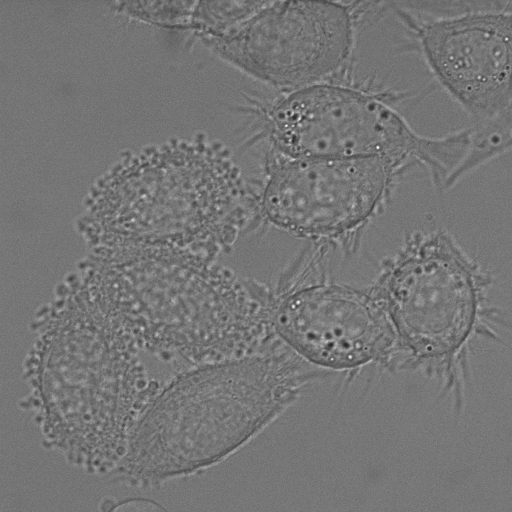
#> input picture COMP9517 20T2 Group Project Image Sequences/DIC-C2DH-HeLa/t001.tif, 512 x 512 px
$ python preprocessor.py 'COMP9517 20T2 Group Project Image Sequences/DIC-C2DH-HeLa/t001.tif' 5   (older library calls are emulated)
#> lines starting #> are read from the running program, lines starting #| are printed output that depends on the picture; after the words box and inside, x2 and y2 are one past the last pixel; in counts of white or black regions, pixels touching at a corner belong together
### contrast_stretcher.py
import cv2 as cv
import numpy as np


class ContrastStretcher:
    def __init__(self, image):
        self.image = image

    def stretch(self):
        min, max = self.image.min(), self.image.max()
        return ((self.image - min) / (max - min) * 255).astype(np.uint8)

### thresholder.py
import cv2 as cv


class Thresholder:
    def __init__(self, image, value):
        self.image = image
        self.value = value

    def threshold(self):
        _, result = cv.threshold(self.image, self.value, 255, cv.THRESH_BINARY)

        return result

### preprocessor.py
import cv2 as cv
import numpy as np
import sys
import time
import matplotlib.pyplot as plt

from contrast_stretcher import ContrastStretcher
from min_max_filter import MinMaxFilter
from otsu_thresholder import OtsuThresholder
from thresholder import Thresholder
from skimage.filters import frangi

import random as rng


class Preprocessor:
    FLUO_THRESHOLD = 129
    DIC_THRESHOLD = 5

    def __init__(self, image, mode):
        self.image = image
        self.mode = mode

    def preprocess(self):
        image = self.image
        kernel = np.ones((5, 5), np.uint8)
        if self.mode == 0:  # DIC
            image = frangi(image, sigmas=[15])
            image = ContrastStretcher(image).stretch()
            image = Thresholder(image, Preprocessor.DIC_THRESHOLD).threshold()
        if self.mode == 1:  # Fluo:
            image = Thresholder(image, Preprocessor.FLUO_THRESHOLD).threshold()
        else:       # PhC
            image = MinMaxFilter(image).filter()
            image = OtsuThresholder(image).threshold()

        # Morphology
        image = cv.morphologyEx(image, cv.MORPH_OPEN, kernel)
        image = cv.morphologyEx(image, cv.MORPH_CLOSE, kernel)
        return image


# Used for experiments
if __name__ == '__main__':
    image = cv.imread(sys.argv[1], cv.IMREAD_GRAYSCALE)
#> image is the input picture: shape (512, 512); min 37, max 250, mean 117.3
    cv.imwrite('results/original.png', image)          # TODO: remove

    # plt.hist(image.ravel(), 256, [0, 256])
    # plt.show()
    # sys.exit()

    kernel = np.ones((5, 5), np.uint8)
    mode = int(sys.argv[2])
    if mode == 1:    # Fluo
        image = Thresholder(image, 129).threshold()
        cv.imwrite('results/thresholded.png', image)
        image = cv.morphologyEx(image, cv.MORPH_OPEN, kernel)
        image = cv.morphologyEx(image, cv.MORPH_CLOSE, kernel)
        cv.imwrite('results/morphed.png', image)
    elif mode == 2:                   # PhC
        # [6 lines of commented-out code are left out]
        image = MinMaxFilter(image).filter()
        cv.imwrite('results/filtered.png', image)
        # image = ContrastStretcher(image).stretch()
        # cv.imwrite('results/post-stretched.png', image)
        image = OtsuThresholder(image).threshold()
        cv.imwrite('results/thresholded.png', image)
        image = cv.morphologyEx(image, cv.MORPH_OPEN, kernel)
        image = cv.morphologyEx(image, cv.MORPH_CLOSE, kernel)
        cv.imwrite('results/morphed.png', image)
    else:
        # [5 lines of commented-out code are left out]

        image = frangi(image, sigmas=[15])
        cv.imwrite('results/frangi.png', image)
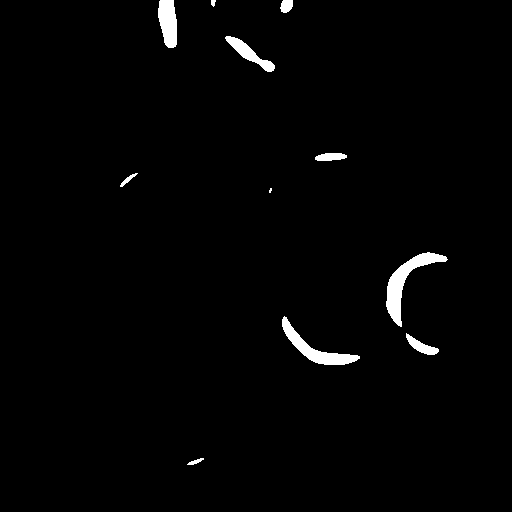
#> saved as frangi.png: shape (512, 512); values 0 (black) and 1 (white), 1.6% white; 11 white regions (1 under 20 px), largest, box (x1, y1, x2, y2) and area: (386, 252, 448, 327) 1220, (282, 316, 360, 365) 971, (158, 0, 177, 48) 724

        image = ContrastStretcher(image).stretch()
#> in stretch, `min, max = self.image.min(), self.image.max()`: min = 0; max = 0.849
#> in stretch, `return ((self.image - min) / (max - min) * 255).astype(np.uint8)`:
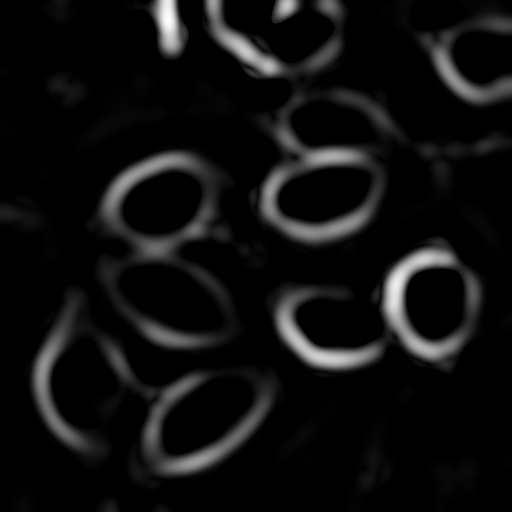
#> returned value: shape (512, 512); min 0, max 255, mean 15.8
        cv.imwrite('results/stretched.png', image)

        image = Thresholder(image, 5).threshold()
#> in threshold, `_, result = cv.threshold(self.image, self.value, 255, cv.THRESH_BINARY)`:
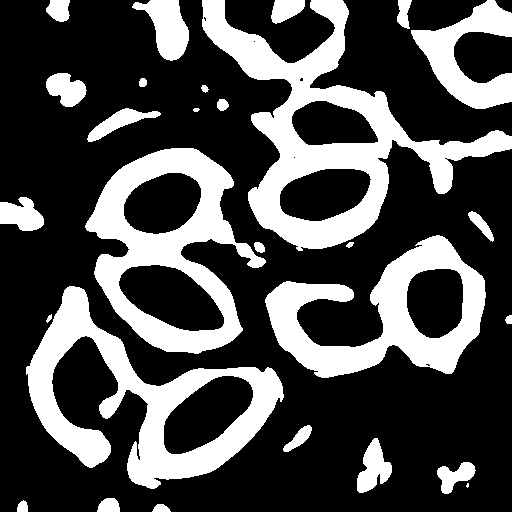
#> result: shape (512, 512); 29.6% white; 28 white regions (1 under 20 px), largest, box (x1, y1, x2, y2) and area: (202, 0, 512, 251) 20214, (26, 286, 284, 489) 16026, (85, 148, 266, 354) 14370
        cv.imwrite('results/thresholded.png', image)

        image = cv.morphologyEx(image, cv.MORPH_OPEN, kernel, iterations=2)
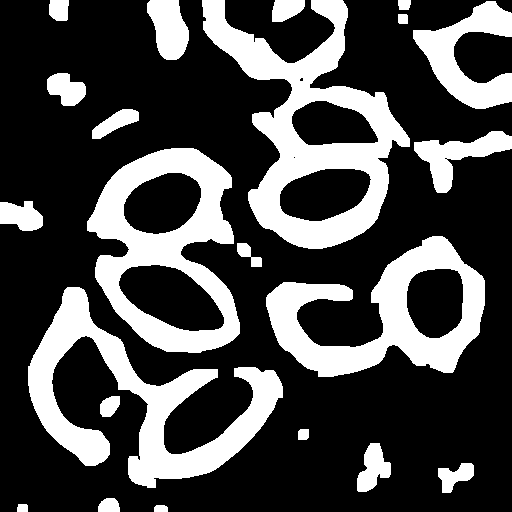
#> image: shape (512, 512); 28.6% white; 22 white regions, largest, box (x1, y1, x2, y2) and area: (202, 0, 410, 249) 17667, (28, 287, 283, 488) 15290, (87, 148, 240, 353) 13933
        image = cv.morphologyEx(image, cv.MORPH_CLOSE, kernel)
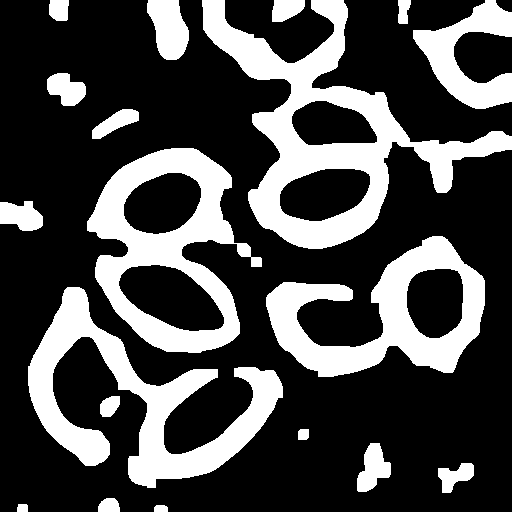
#> image: shape (512, 512); 28.7% white; 19 white regions, largest, box (x1, y1, x2, y2) and area: (202, 0, 512, 249) 20184, (28, 287, 283, 488) 15312, (87, 148, 262, 353) 14227
        cv.imwrite('results/morphed.png', image)

        threshold = 100
        canny_output = cv.Canny(image, threshold, threshold * 2)
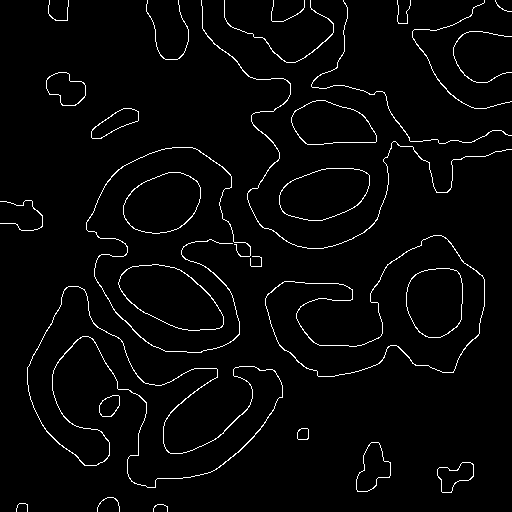
#> canny_output: shape (512, 512); 2.7% white in thin lines or dots

        # Find Contour
        _, contours, _ = cv.findContours(
            canny_output, cv.RETR_EXTERNAL, cv.CHAIN_APPROX_SIMPLE
        )
#> contours = 28 contours, 11 with area under 20; largest, box (x1, y1, x2, y2) and area: (265, 235, 485, 377) 15953, (27, 286, 283, 488) 15436, (118, 264, 224, 331) 4557, (279, 168, 370, 221) 3562, (123, 172, 201, 234) 3544

        drawing = np.zeros(
            (canny_output.shape[0], canny_output.shape[1], 3), dtype=np.uint8)

        ellipses = list()
        for i, contour in enumerate(contours):
            color = (rng.randint(0, 256), rng.randint(
                0, 256), rng.randint(0, 256))
            cv.drawContours(drawing, contours, i, color)
            if contour.shape[0] > 5:
                ellipse = cv.fitEllipse(contour)
                ellipses.append(ellipse)
                cv.ellipse(drawing, ellipse, color, 2)
#> this loop made 28 passes
#> (color, ellipse) on passes 1 to 12: ((197, 215, 20), ((160.2, 509.2), (11.18, 14.78), 89.66)), ((132, 248, 207), ((21.81, 508.7), (11.45, 13.75), 16)), ((155, 244, 183), ((107.7, 510.1), (21.37, 27.75), 25.21)), ((111, 71, 144), ((453.2, 476.3), (23.91, 45.01), 66.37)), ((71, 48, 128), ((372.7, 467.9), (30.29, 48.82), 15.55)), ((75, 158, 50), ((303.1, 434.1), (12.54, 14.35), 45)), ((37, 169, 241), ((109, 405.7), (16.67, 25.66), 44.39)), ((51, 181, 222), ((143.5, 389.6), (163.7, 235.4), 105.3)), ((161, 104, 244), ((170.4, 296.4), (53.16, 111.3), 115.6)), ((226, 133, 31), ((255.6, 261.5), (12.69, 13.57), 94.36)), ((7, 47, 204), ((391.8, 310.7), (121.7, 230.2), 82.22)), ((0, 252, 170), ((22.63, 215.2), (27.21, 47.49), 103.4))
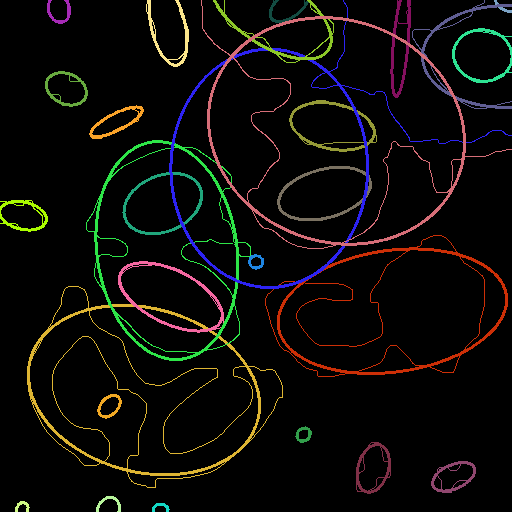
#> drawing: shape (512, 512, 3); mean of channels 0, 1, 2 8.4, 11.1, 12.6; drawn as B, G, R
#> after the loop, ellipses = 28 items

        cv.imwrite('results/ellipse.png', drawing)

        # [20 lines of commented-out code are left out]

$ run again, on COMP9517 20T2 Group Project Image Sequences/DIC-C2DH-HeLa/t003.tif
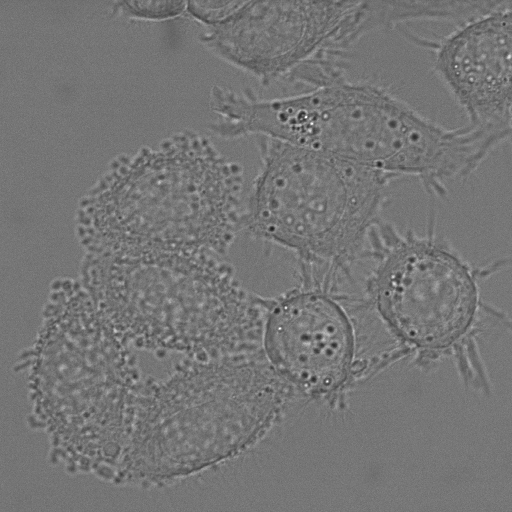
#> input picture COMP9517 20T2 Group Project Image Sequences/DIC-C2DH-HeLa/t003.tif, 512 x 512 px
#> image is the input picture: shape (512, 512); min 29, max 255, mean 117.3
#> `cv.imwrite('results/frangi.png', image)`:
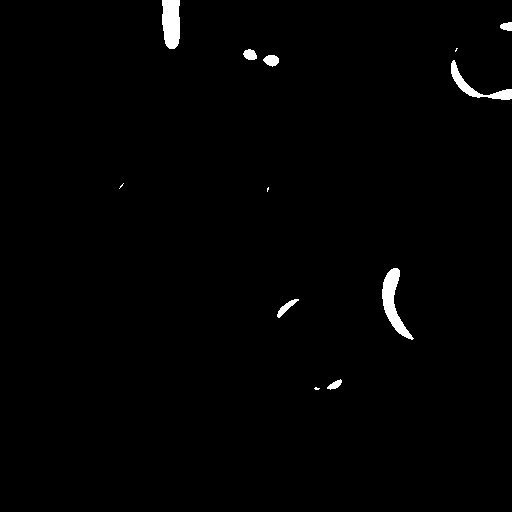
#> saved as frangi.png: shape (512, 512); values 0 (black) and 1 (white), 1.1% white; 12 white regions (4 under 20 px), largest, box (x1, y1, x2, y2) and area: (382, 268, 414, 340) 847, (162, 0, 180, 49) 780, (451, 60, 512, 100) 546
#> min = 0; max = 0.848
#> result: shape (512, 512); 29.6% white; 29 white regions (3 under 20 px), largest, box (x1, y1, x2, y2) and area: (190, 0, 498, 261) 21000, (122, 280, 365, 485) 14777, (87, 141, 250, 353) 14317
#> canny_output: shape (512, 512); 2.7% white in thin lines or dots
#> contours = 23 contours, 6 with area under 20; largest, box (x1, y1, x2, y2) and area: (87, 141, 247, 350) 21788, (122, 280, 364, 483) 19150, (366, 237, 478, 366) 6792, (28, 278, 115, 467) 5688, (277, 162, 356, 230) 3712
#> the loop `for i, contour in enumerate(contours):` made 23 passes
#> (color, ellipse) on passes 1 to 7: ((197, 215, 20), ((457.8, 476.3), (17.19, 39.27), 42.06)), ((132, 248, 207), ((371.5, 473), (20.7, 49.15), 8.81)), ((155, 244, 183), ((417, 383.3), (13.71, 14), 68.24)), ((111, 71, 144), ((476.9, 376.4), (20.16, 41.27), 132.4)), ((71, 48, 128), ((113, 383), (31.6, 75.86), 8.48)), ((75, 158, 50), ((246, 386.4), (122.7, 268.4), 54.66)), ((37, 169, 241), ((78.29, 377.8), (86.1, 166.7), 172.3))
#> after the loop `for i, contour in enumerate(contours):`:
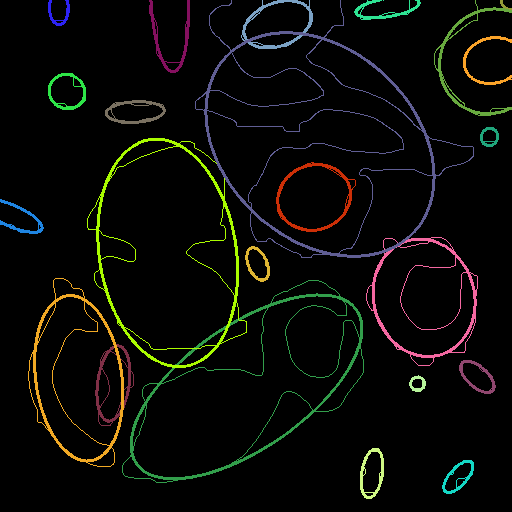
#> drawing: shape (512, 512, 3); mean of channels 0, 1, 2 6.6, 10.2, 9.5; drawn as B, G, R
#> after the loop `for i, contour in enumerate(contours):`: ellipses = 23 items

$ run again, on COMP9517 20T2 Group Project Image Sequences/DIC-C2DH-HeLa/t005.tif
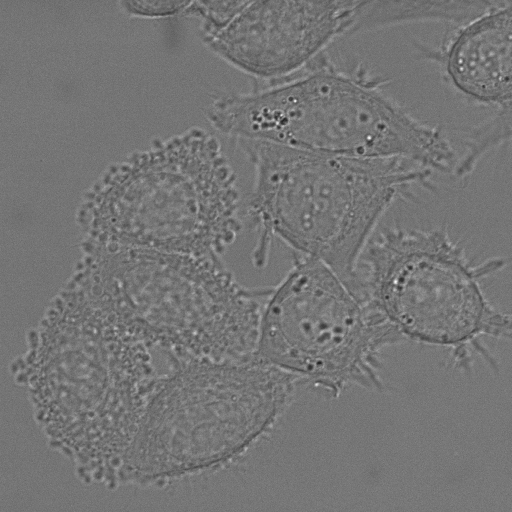
#> input picture COMP9517 20T2 Group Project Image Sequences/DIC-C2DH-HeLa/t005.tif, 512 x 512 px
#> image is the input picture: shape (512, 512); min 34, max 248, mean 116.8
#> `cv.imwrite('results/frangi.png', image)`:
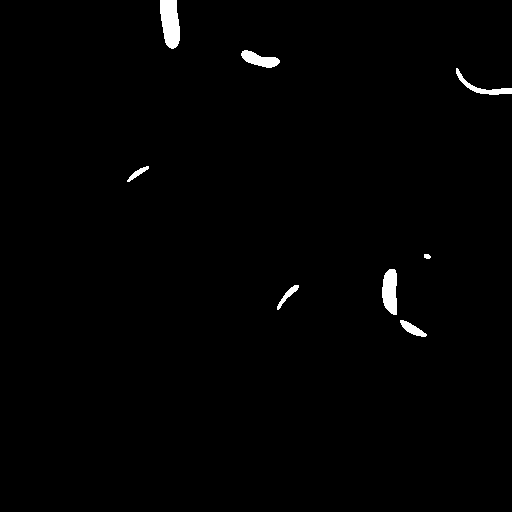
#> saved as frangi.png: shape (512, 512); values 0 (black) and 1 (white), 0.97% white; 8 white regions, largest, box (x1, y1, x2, y2) and area: (160, 0, 180, 49) 774, (382, 269, 397, 315) 562, (241, 50, 280, 68) 389
#> min = 0; max = 0.858
#> result: shape (512, 512); 28.9% white; 32 white regions (3 under 20 px), largest, box (x1, y1, x2, y2) and area: (11, 233, 512, 479) 27708, (206, 0, 450, 267) 16841, (88, 136, 241, 352) 14762
#> canny_output: shape (512, 512); 2.7% white in thin lines or dots
#> contours = 25 contours, 10 with area under 20; largest, box (x1, y1, x2, y2) and area: (89, 136, 238, 351) 22025, (128, 268, 367, 479) 18156, (250, 69, 449, 264) 12364, (13, 290, 123, 470) 6082, (210, 93, 279, 139) 1671
#> the loop `for i, contour in enumerate(contours):` made 25 passes
#> (color, ellipse) on passes 1 to 7: ((197, 215, 20), ((23.68, 507.3), (12.5, 19.61), 14.98)), ((132, 248, 207), ((456.8, 474.1), (20.9, 44.6), 61.87)), ((155, 244, 183), ((369, 469), (15.72, 56.84), 4.91)), ((111, 71, 144), ((311.4, 425.7), (11.95, 18.64), 20.67)), ((71, 48, 128), ((118, 363.9), (30.98, 68.69), 165.5)), ((75, 158, 50), ((85.06, 380.8), (111, 156.1), 163.6)), ((37, 169, 241), ((244.8, 383.6), (118.1, 270.1), 51.13))
#> after the loop `for i, contour in enumerate(contours):`:
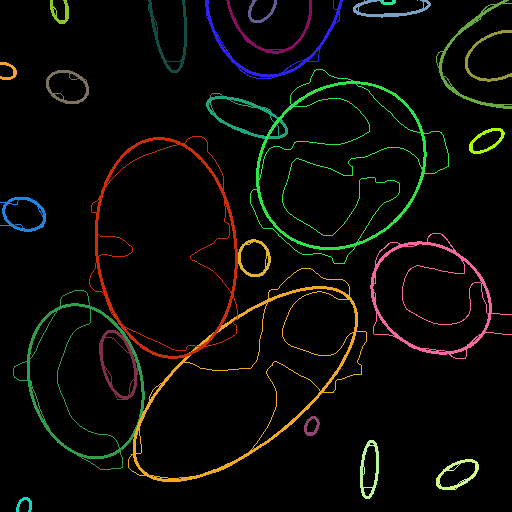
#> drawing: shape (512, 512, 3); mean of channels 0, 1, 2 5.9, 9.6, 9.4; drawn as B, G, R
#> after the loop `for i, contour in enumerate(contours):`: ellipses = 25 items
